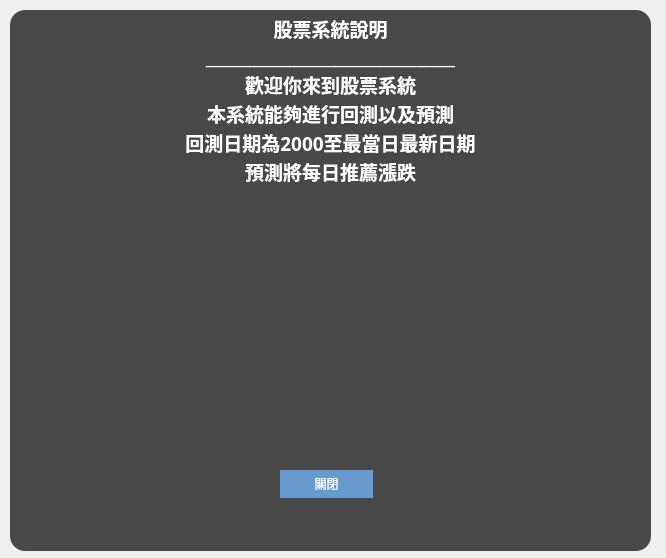
<?xml version="1.0" encoding="UTF-8"?>
<ui version="4.0">
 <class>descripetion</class>
 <widget class="QWidget" name="descripetion">
  <property name="geometry">
   <rect>
    <x>0</x>
    <y>0</y>
    <width>666</width>
    <height>558</height>
   </rect>
  </property>
  <property name="windowTitle">
   <string>Form</string>
  </property>
  <property name="styleSheet">
   <string notr="true"/>
  </property>
  <widget class="QTextEdit" name="textEdit">
   <property name="geometry">
    <rect>
     <x>10</x>
     <y>10</y>
     <width>641</width>
     <height>541</height>
    </rect>
   </property>
   <property name="font">
    <font>
     <family>微軟正黑體</family>
     <pointsize>9</pointsize>
     <weight>50</weight>
     <italic>false</italic>
     <bold>false</bold>
    </font>
   </property>
   <property name="styleSheet">
    <string notr="true">color:white;
font: 9pt &quot;微軟正黑體&quot;;
background:rgba(0,0,0,0.7);
border-radius:15px;</string>
   </property>
   <property name="html">
    <string>&lt;!DOCTYPE HTML PUBLIC &quot;-//W3C//DTD HTML 4.0//EN&quot; &quot;http://www.w3.org/TR/REC-html40/strict.dtd&quot;&gt;
&lt;html&gt;&lt;head&gt;&lt;meta name=&quot;qrichtext&quot; content=&quot;1&quot; /&gt;&lt;style type=&quot;text/css&quot;&gt;
p, li { white-space: pre-wrap; }
&lt;/style&gt;&lt;/head&gt;&lt;body style=&quot; font-family:'微軟正黑體'; font-size:9pt; font-weight:400; font-style:normal;&quot;&gt;
&lt;p align=&quot;center&quot; style=&quot; margin-top:0px; margin-bottom:0px; margin-left:0px; margin-right:0px; -qt-block-indent:0; text-indent:0px;&quot;&gt;&lt;span style=&quot; font-family:'PMingLiU'; font-size:14pt; font-weight:600;&quot;&gt;股票系統說明&lt;/span&gt;&lt;/p&gt;
&lt;p align=&quot;center&quot; style=&quot; margin-top:0px; margin-bottom:0px; margin-left:0px; margin-right:0px; -qt-block-indent:0; text-indent:0px;&quot;&gt;&lt;span style=&quot; font-family:'PMingLiU'; font-size:14pt; font-weight:600;&quot;&gt;________________________________&lt;/span&gt;&lt;/p&gt;
&lt;p align=&quot;center&quot; style=&quot; margin-top:0px; margin-bottom:0px; margin-left:0px; margin-right:0px; -qt-block-indent:0; text-indent:0px;&quot;&gt;&lt;span style=&quot; font-family:'PMingLiU'; font-size:14pt; font-weight:600;&quot;&gt;歡迎你來到股票系統&lt;/span&gt;&lt;/p&gt;
&lt;p align=&quot;center&quot; style=&quot; margin-top:0px; margin-bottom:0px; margin-left:0px; margin-right:0px; -qt-block-indent:0; text-indent:0px;&quot;&gt;&lt;span style=&quot; font-family:'PMingLiU'; font-size:14pt; font-weight:600;&quot;&gt;本系統能夠進行回測以及預測&lt;/span&gt;&lt;/p&gt;
&lt;p align=&quot;center&quot; style=&quot; margin-top:0px; margin-bottom:0px; margin-left:0px; margin-right:0px; -qt-block-indent:0; text-indent:0px;&quot;&gt;&lt;span style=&quot; font-family:'PMingLiU'; font-size:14pt; font-weight:600;&quot;&gt;回測日期為2000至最當日最新日期&lt;/span&gt;&lt;/p&gt;
&lt;p align=&quot;center&quot; style=&quot; margin-top:0px; margin-bottom:0px; margin-left:0px; margin-right:0px; -qt-block-indent:0; text-indent:0px;&quot;&gt;&lt;span style=&quot; font-family:'PMingLiU'; font-size:14pt; font-weight:600;&quot;&gt;預測將每日推薦漲跌&lt;/span&gt;&lt;/p&gt;&lt;/body&gt;&lt;/html&gt;</string>
   </property>
  </widget>
  <widget class="QPushButton" name="exit">
   <property name="geometry">
    <rect>
     <x>280</x>
     <y>470</y>
     <width>93</width>
     <height>28</height>
    </rect>
   </property>
   <property name="font">
    <font>
     <family>微軟正黑體</family>
    </font>
   </property>
   <property name="styleSheet">
    <string notr="true">QPushButton{
background:#6699CC;
color:#fff;
border-radius:15px;
}
QPushButton:hover{
border:2px solid #DEF748;
background:#66A6FF;
}
</string>
   </property>
   <property name="text">
    <string>關閉</string>
   </property>
  </widget>
 </widget>
 <resources/>
 <connections/>
</ui>
